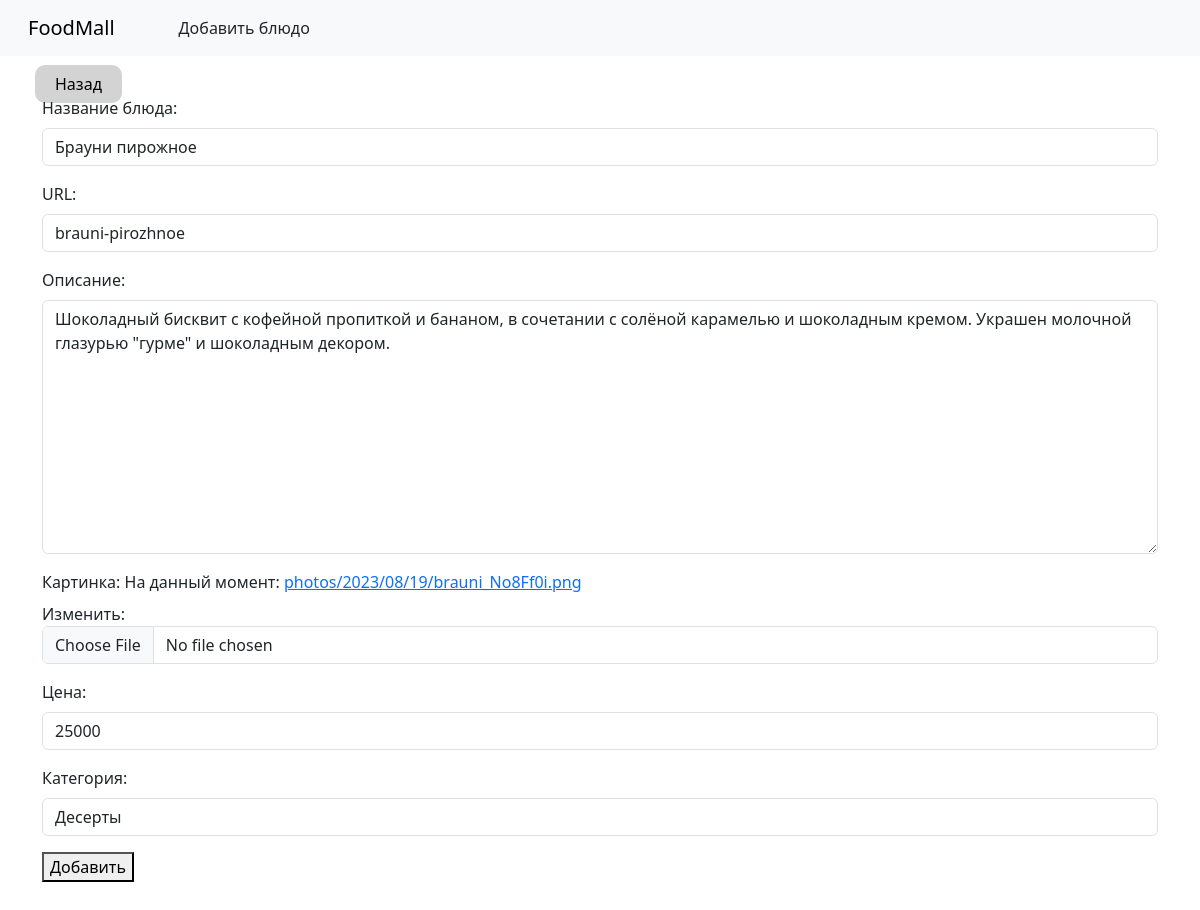
The app's page /dish/brauni-pirozhnoe/update_dish/ with its own data.
### restaurant_app/models.py (models this page shows, shortened)
class Dish(models.Model):
    name = models.CharField(max_length=255, verbose_name='Название блюда')
    slug = models.SlugField(max_length=255, unique=True, db_index=True, verbose_name='URL')
    photo = models.ImageField(upload_to="photos/%Y/%m/%d/", default='defaults/default-images.jpg', verbose_name='Картинка')
    description = models.TextField(blank=True, verbose_name='Описание')
    price = models.PositiveIntegerField(verbose_name='Цена')
    category = models.ForeignKey('Category', on_delete=models.PROTECT, verbose_name='Категория')
    class Meta:
        verbose_name = 'Блюдо'
        verbose_name_plural = 'Блюда'
        ordering = ['name']

### restaurant_app/views.py (the view, shortened to what this page needs)
# urls.py: path('dish/<slug:dish_slug>/update_dish/', UpdateDishView.as_view(), name='update_dish'),
class UpdateDishView(UpdateView):
    model = Dish
    template_name = 'restaurant_app/update_dish.html'
    slug_url_kwarg = 'dish_slug'
    form_class = AddDishForm

### restaurant_app/forms.py
class AddDishForm(forms.ModelForm):
    class Meta:
        model = Dish
        fields = ['name', 'slug', 'description', 'photo', 'price', 'category']
        widgets = {
            'name': forms.TextInput(attrs={'class': 'form-input'}),
            'slug': forms.TextInput(attrs={'class': 'form-input'}),
            'description': forms.Textarea(attrs={'cols': 60, 'rows': 10}),
        }
    def __init__(self, *args, **kwargs):
        super().__init__(*args, **kwargs)
        self.fields['category'].empty_label = 'Категория не выбрана'
        for visible in self.visible_fields():
            visible.field.widget.attrs['class'] = 'form-control'

### restaurant_app/models.py (called while the page is built)
    def __str__(self):
        return self.name

### restaurant_app/templates/restaurant_app/update_dish.html (shortened to what this page needs)
{% extends 'restaurant_app/base.html' %}
{% load static %}
{% block content %}
  <div class="back-link-div">
    <a class="back-link" href="{{ request.META.HTTP_REFERER }}">Назад</a>
  </div>
  <div class="container">
    <form action="{% url 'add_dish' %}"
          method="post"
          enctype="multipart/form-data">
      {% for f in form %}
        <p>
          <label class="form-label" for="{{ f.id_for_label }}">
            {{ f.label }}:
          </label>
          {{ f }}
        </p>
      {% endfor %}
      <button type="submit">
        Добавить
      </button>
    </form>
  </div>
{% endblock content %}

### restaurant_app/static/restaurant_app/css/styles.css (style rules this page uses)
.back-link { margin: 35px; color: black; text-decoration:none; background-color: lightgray; border-radius: 10px; padding: 8px 20px; }

### records on screen
Dish: form "Брауни пирожное" "brauni-pirozhnoe" "Шоколадный бисквит с кофейной пропиткой и бананом, в сочетании с солёной карамелью и шоколадным кремом. Украшен молочной глазурью \"гурме\" и шоколадным декором." "25000" "Десерты"

### other values on screen
{{ f.label }} "Название блюда" "URL" "Описание" "Картинка" "Цена" "Категория"
